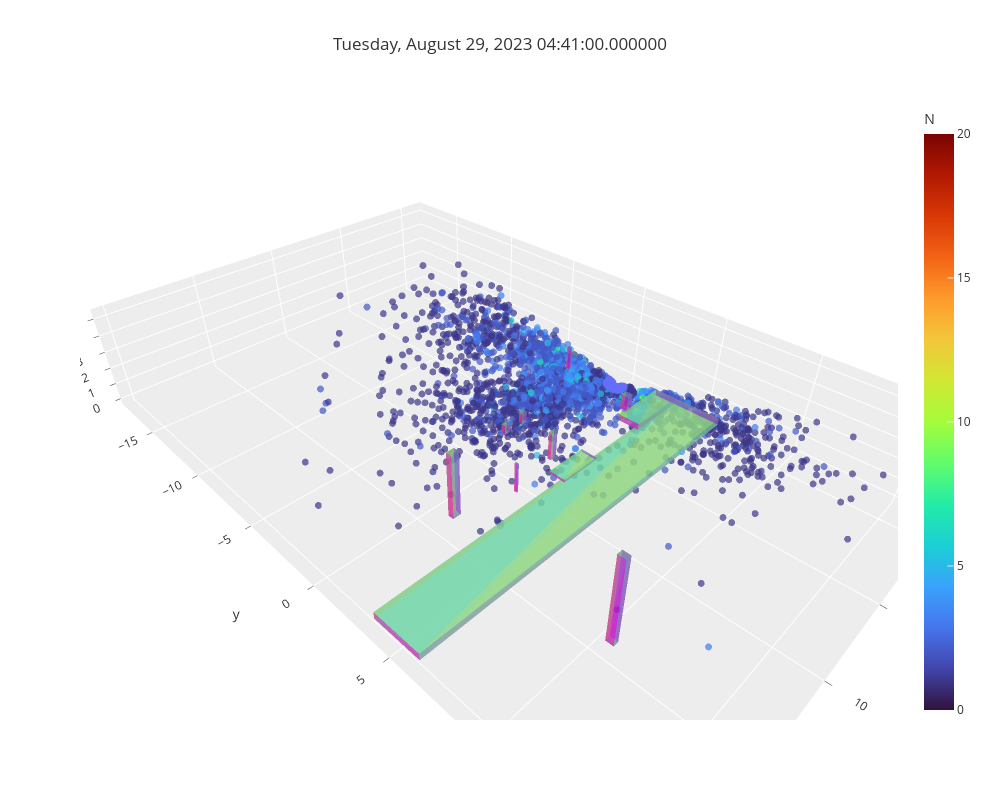

Notebook source saved alongside this figure:
### Code cell
# IND = 36 * 60 + 27 # when plotting rain_ds_seconds_...
IND = 36
RW = rain_ds_minutes_ring_w[IND]
RC = rain_ds_minutes_ring_c[IND]
# RW = rain_ds_minutes_2_ring_w[IND]
# RC = rain_ds_minutes_2_ring_c[IND]
# RW = rain_ds_seconds_ring_w[IND]
# RC = rain_ds_seconds_ring_c[IND]

fig = noise_plots.plot3d(RW, RC, OBSTACLES_VIF)
fig

### Figure 1 — Plotly figure (JSON) as saved in the notebook; plotly's stock layout.template omitted (floating-point values rounded to 4 significant figures; data arrays with more than 128 entries replaced by an {"elided": "..."} marker saying what was removed)
{"data": [{"customdata": {"elided": "2855x8 float values"}, "hovertemplate": "<b>%{hovertext}</b><br><br>x=%{x}<br>y=%{y}<br>z=%{z}<br>index=%{customdata[0]}<br>intensity=%{customdata[1]}<br>reflectivity=%{customdata[2]}<br>ring=%{customdata[3]}<br>ambient=%{customdata[4]}<br>range=%{customdata[5]}<br>N=%{marker.color}<br>original_id=%{customdata[7]}<extra></extra>", "hovertext": {"elided": "2855 str values"}, "legendgroup": "", "marker": {"color": {"elided": "2855 int values"}, "coloraxis": "coloraxis", "line": {"width": 0}, "size": 4, "symbol": "circle"}, "mode": "markers", "name": "", "opacity": 0.7, "scene": "scene", "showlegend": false, "type": "scatter3d", "x": {"elided": "2855 float values"}, "y": {"elided": "2855 float values"}, "z": {"elided": "2855 float values"}}, {"customdata": {"elided": "4742x8 float values"}, "hovertemplate": "<b>%{hovertext}</b><br><br>x=%{x}<br>y=%{y}<br>z=%{z}<br>index=%{customdata[0]}<br>intensity=%{customdata[1]}<br>reflectivity=%{customdata[2]}<br>ring=%{customdata[3]}<br>ambient=%{customdata[4]}<br>range=%{customdata[5]}<br>N=%{customdata[6]}<br>original_id=%{customdata[7]}<extra></extra>", "hovertext": {"elided": "4742 str values"}, "legendgroup": "", "marker": {"color": "#636EFA", "line": {"width": 0}, "opacity": 0.7, "size": 4, "symbol": "circle"}, "mode": "markers", "name": "", "opacity": 0.7, "scene": "scene", "showlegend": false, "type": "scatter3d", "x": {"elided": "4742 float values"}, "y": {"elided": "4742 float values"}, "z": {"elided": "4742 float values"}}, {"color": "red", "colorscale": [[0, "gold"], [0.5, "mediumturquoise"], [1, "magenta"]], "flatshading": true, "hovertext": "ws100", "i": [7, 0, 0, 0, 4, 4, 6, 6, 4, 0, 3, 2], "intensity": [0.0, 0.09091, 0.1818, 0.2727, 0.3636, 0.4545, 0.5455, 0.6364, 0.7273, 0.8182, 0.9091, 1.0], "intensitymode": "cell", "j": [3, 4, 1, 2, 5, 6, 5, 2, 0, 1, 6, 3], "k": [0, 7, 2, 3, 6, 7, 1, 1, 5, 5, 7, 6], "name": "ws100", "opacity": 0.6, "showscale": false, "type": "mesh3d", "x": [7.39, 7.39, 7.77, 7.77, 7.39, 7.39, 7.77, 7.77], "y": [-1.65, -1.39, -1.39, -1.65, -1.65, -1.39, -1.39, -1.65], "z": [-0.16, -0.16, -0.16, -0.16, 0.41, 0.41, 0.41, 0.41]}, {"color": "red", "colorscale": [[0, "gold"], [0.5, "mediumturquoise"], [1, "magenta"]], "flatshading": true, "hovertext": "ws501", "i": [7, 0, 0, 0, 4, 4, 6, 6, 4, 0, 3, 2], "intensity": [0.0, 0.09091, 0.1818, 0.2727, 0.3636, 0.4545, 0.5455, 0.6364, 0.7273, 0.8182, 0.9091, 1.0], "intensitymode": "cell", "j": [3, 4, 1, 2, 5, 6, 5, 2, 0, 1, 6, 3], "k": [0, 7, 2, 3, 6, 7, 1, 1, 5, 5, 7, 6], "name": "ws501", "opacity": 0.6, "showscale": false, "type": "mesh3d", "x": [6.086, 6.086, 6.43, 6.43, 6.086, 6.086, 6.43, 6.43], "y": [-1.64, -1.39, -1.39, -1.64, -1.64, -1.39, -1.39, -1.64], "z": [-0.16, -0.16, -0.16, -0.16, 0.51, 0.51, 0.51, 0.51]}, {"color": "red", "colorscale": [[0, "gold"], [0.5, "mediumturquoise"], [1, "magenta"]], "flatshading": true, "hovertext": "wall_left", "i": [7, 0, 0, 0, 4, 4, 6, 6, 4, 0, 3, 2], "intensity": [0.0, 0.09091, 0.1818, 0.2727, 0.3636, 0.4545, 0.5455, 0.6364, 0.7273, 0.8182, 0.9091, 1.0], "intensitymode": "cell", "j": [3, 4, 1, 2, 5, 6, 5, 2, 0, 1, 6, 3], "k": [0, 7, 2, 3, 6, 7, 1, 1, 5, 5, 7, 6], "name": "wall_left", "opacity": 0.6, "showscale": false, "type": "mesh3d", "x": [-1, -1, 20, 20, -1, -1, 20, 20], "y": [3.26, 6, 6, 3.26, 3.26, 6, 6, 3.26], "z": [-0.2, -0.2, -0.2, -0.2, 0.18, 0.18, 0.18, 0.18]}, {"color": "red", "colorscale": [[0, "gold"], [0.5, "mediumturquoise"], [1, "magenta"]], "flatshading": true, "hovertext": "box_1", "i": [7, 0, 0, 0, 4, 4, 6, 6, 4, 0, 3, 2], "intensity": [0.0, 0.09091, 0.1818, 0.2727, 0.3636, 0.4545, 0.5455, 0.6364, 0.7273, 0.8182, 0.9091, 1.0], "intensitymode": "cell", "j": [3, 4, 1, 2, 5, 6, 5, 2, 0, 1, 6, 3], "k": [0, 7, 2, 3, 6, 7, 1, 1, 5, 5, 7, 6], "name": "box_1", "opacity": 0.6, "showscale": false, "type": "mesh3d", "x": [-1, -1, 2.42, 2.42, -1, -1, 2.42, 2.42], "y": [2.01, 3.26, 3.26, 2.01, 2.01, 3.26, 3.26, 2.01], "z": [-0.2, -0.2, -0.2, -0.2, 0.18, 0.18, 0.18, 0.18]}, {"color": "red", "colorscale": [[0, "gold"], [0.5, "mediumturquoise"], [1, "magenta"]], "flatshading": true, "hovertext": "box_2", "i": [7, 0, 0, 0, 4, 4, 6, 6, 4, 0, 3, 2], "intensity": [0.0, 0.09091, 0.1818, 0.2727, 0.3636, 0.4545, 0.5455, 0.6364, 0.7273, 0.8182, 0.9091, 1.0], "intensitymode": "cell", "j": [3, 4, 1, 2, 5, 6, 5, 2, 0, 1, 6, 3], "k": [0, 7, 2, 3, 6, 7, 1, 1, 5, 5, 7, 6], "name": "box_2", "opacity": 0.6, "showscale": false, "type": "mesh3d", "x": [5.97, 5.97, 8.43, 8.43, 5.97, 5.97, 8.43, 8.43], "y": [2.31, 3.26, 3.26, 2.31, 2.31, 3.26, 3.26, 2.31], "z": [-0.2, -0.2, -0.2, -0.2, -0.04, -0.04, -0.04, -0.04]}, {"color": "red", "colorscale": [[0, "gold"], [0.5, "mediumturquoise"], [1, "magenta"]], "flatshading": true, "hovertext": "pole_1", "i": [7, 0, 0, 0, 4, 4, 6, 6, 4, 0, 3, 2], "intensity": [0.0, 0.09091, 0.1818, 0.2727, 0.3636, 0.4545, 0.5455, 0.6364, 0.7273, 0.8182, 0.9091, 1.0], "intensitymode": "cell", "j": [3, 4, 1, 2, 5, 6, 5, 2, 0, 1, 6, 3], "k": [0, 7, 2, 3, 6, 7, 1, 1, 5, 5, 7, 6], "name": "pole_1", "opacity": 0.6, "showscale": false, "type": "mesh3d", "x": [1.06, 1.06, 1.46, 1.46, 1.06, 1.06, 1.46, 1.46], "y": [1.36, 1.8, 1.8, 1.36, 1.36, 1.8, 1.8, 1.36], "z": [-0.2, -0.2, -0.2, -0.2, 0.73, 0.73, 0.73, 0.73]}, {"color": "red", "colorscale": [[0, "gold"], [0.5, "mediumturquoise"], [1, "magenta"]], "flatshading": true, "hovertext": "pole_2", "i": [7, 0, 0, 0, 4, 4, 6, 6, 4, 0, 3, 2], "intensity": [0.0, 0.09091, 0.1818, 0.2727, 0.3636, 0.4545, 0.5455, 0.6364, 0.7273, 0.8182, 0.9091, 1.0], "intensitymode": "cell", "j": [3, 4, 1, 2, 5, 6, 5, 2, 0, 1, 6, 3], "k": [0, 7, 2, 3, 6, 7, 1, 1, 5, 5, 7, 6], "name": "pole_2", "opacity": 0.6, "showscale": false, "type": "mesh3d", "x": [0.25, 0.25, 0.38, 0.38, 0.25, 0.25, 0.38, 0.38], "y": [-3.45, -3.19, -3.19, -3.45, -3.45, -3.19, -3.19, -3.45], "z": [-0.2, -0.2, -0.2, -0.2, 1.28, 1.28, 1.28, 1.28]}, {"color": "red", "colorscale": [[0, "gold"], [0.5, "mediumturquoise"], [1, "magenta"]], "flatshading": true, "hovertext": "pole_3", "i": [7, 0, 0, 0, 4, 4, 6, 6, 4, 0, 3, 2], "intensity": [0.0, 0.09091, 0.1818, 0.2727, 0.3636, 0.4545, 0.5455, 0.6364, 0.7273, 0.8182, 0.9091, 1.0], "intensitymode": "cell", "j": [3, 4, 1, 2, 5, 6, 5, 2, 0, 1, 6, 3], "k": [0, 7, 2, 3, 6, 7, 1, 1, 5, 5, 7, 6], "name": "pole_3", "opacity": 0.6, "showscale": false, "type": "mesh3d", "x": [7.21, 7.21, 7.61, 7.61, 7.21, 7.21, 7.61, 7.61], "y": [1.45, 1.66, 1.66, 1.45, 1.45, 1.66, 1.66, 1.45], "z": [-0.2, -0.2, -0.2, -0.2, 1.47, 1.47, 1.47, 1.47]}, {"color": "red", "colorscale": [[0, "gold"], [0.5, "mediumturquoise"], [1, "magenta"]], "flatshading": true, "hovertext": "pole_4", "i": [7, 0, 0, 0, 4, 4, 6, 6, 4, 0, 3, 2], "intensity": [0.0, 0.09091, 0.1818, 0.2727, 0.3636, 0.4545, 0.5455, 0.6364, 0.7273, 0.8182, 0.9091, 1.0], "intensitymode": "cell", "j": [3, 4, 1, 2, 5, 6, 5, 2, 0, 1, 6, 3], "k": [0, 7, 2, 3, 6, 7, 1, 1, 5, 5, 7, 6], "name": "pole_4", "opacity": 0.6, "showscale": false, "type": "mesh3d", "x": [10.5, 10.5, 10.59, 10.59, 10.5, 10.5, 10.59, 10.59], "y": [1.95, 2.13, 2.13, 1.95, 1.95, 2.13, 2.13, 1.95], "z": [-0.2, -0.2, -0.2, -0.2, 1.52, 1.52, 1.52, 1.52]}, {"color": "red", "colorscale": [[0, "gold"], [0.5, "mediumturquoise"], [1, "magenta"]], "flatshading": true, "hovertext": "pole_5", "i": [7, 0, 0, 0, 4, 4, 6, 6, 4, 0, 3, 2], "intensity": [0.0, 0.09091, 0.1818, 0.2727, 0.3636, 0.4545, 0.5455, 0.6364, 0.7273, 0.8182, 0.9091, 1.0], "intensitymode": "cell", "j": [3, 4, 1, 2, 5, 6, 5, 2, 0, 1, 6, 3], "k": [0, 7, 2, 3, 6, 7, 1, 1, 5, 5, 7, 6], "name": "pole_5", "opacity": 0.6, "showscale": false, "type": "mesh3d", "x": [13.49, 13.49, 13.96, 13.96, 13.49, 13.49, 13.96, 13.96], "y": [1, 1.33, 1.33, 1, 1, 1.33, 1.33, 1], "z": [-0.2, -0.2, -0.2, -0.2, 3.49, 3.49, 3.49, 3.49]}, {"color": "red", "colorscale": [[0, "gold"], [0.5, "mediumturquoise"], [1, "magenta"]], "flatshading": true, "hovertext": "pole_6", "i": [7, 0, 0, 0, 4, 4, 6, 6, 4, 0, 3, 2], "intensity": [0.0, 0.09091, 0.1818, 0.2727, 0.3636, 0.4545, 0.5455, 0.6364, 0.7273, 0.8182, 0.9091, 1.0], "intensitymode": "cell", "j": [3, 4, 1, 2, 5, 6, 5, 2, 0, 1, 6, 3], "k": [0, 7, 2, 3, 6, 7, 1, 1, 5, 5, 7, 6], "name": "pole_6", "opacity": 0.6, "showscale": false, "type": "mesh3d", "x": [14.09, 14.09, 14.38, 14.38, 14.09, 14.09, 14.38, 14.38], "y": [10.35, 10.75, 10.75, 10.35, 10.35, 10.75, 10.75, 10.35], "z": [-0.2, -0.2, -0.2, -0.2, 4.5, 4.5, 4.5, 4.5]}], "layout": {"coloraxis": {"cmax": 20, "cmin": 0, "colorbar": {"title": {"text": "N"}}, "colorscale": [[0, "#30123b"], [0.07143, "#4145ab"], [0.1429, "#4675ed"], [0.2143, "#39a2fc"], [0.2857, "#1bcfd4"], [0.3571, "#24eca6"], [0.4286, "#61fc6c"], [0.5, "#a4fc3b"], [0.5714, "#d1e834"], [0.6429, "#f3c63a"], [0.7143, "#fe9b2d"], [0.7857, "#f36315"], [0.8571, "#d93806"], [0.9286, "#b11901"], [1, "#7a0402"]]}, "height": 800, "legend": {"tracegroupgap": 0}, "scene": {"aspectmode": "data", "domain": {"x": [0, 1], "y": [0, 1]}, "xaxis": {"title": {"text": "x"}}, "yaxis": {"title": {"text": "y"}}, "zaxis": {"title": {"text": "z"}}}, "title": {"text": "Tuesday, August 29, 2023 04:41:00.000000"}, "width": 1000}}
